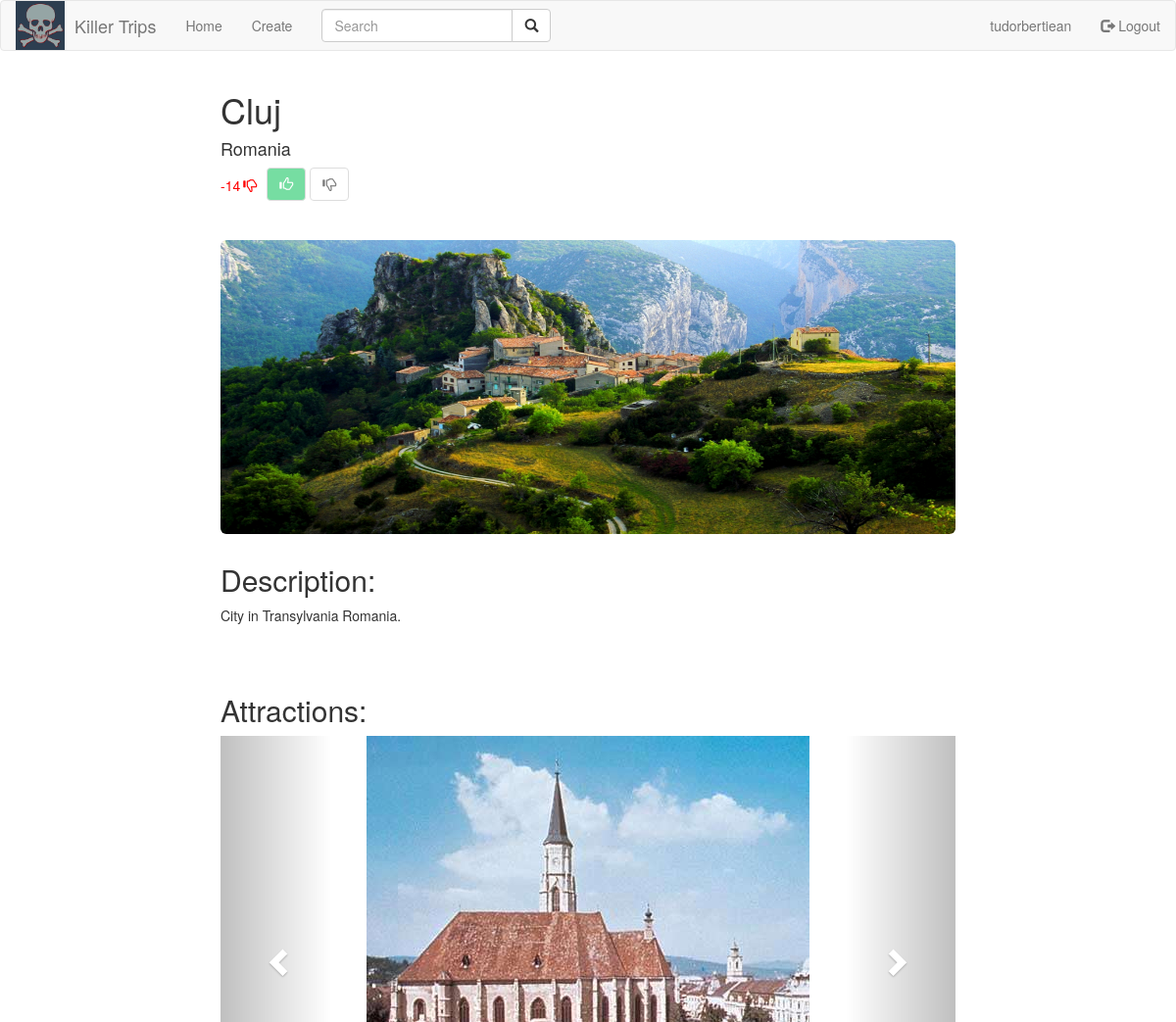
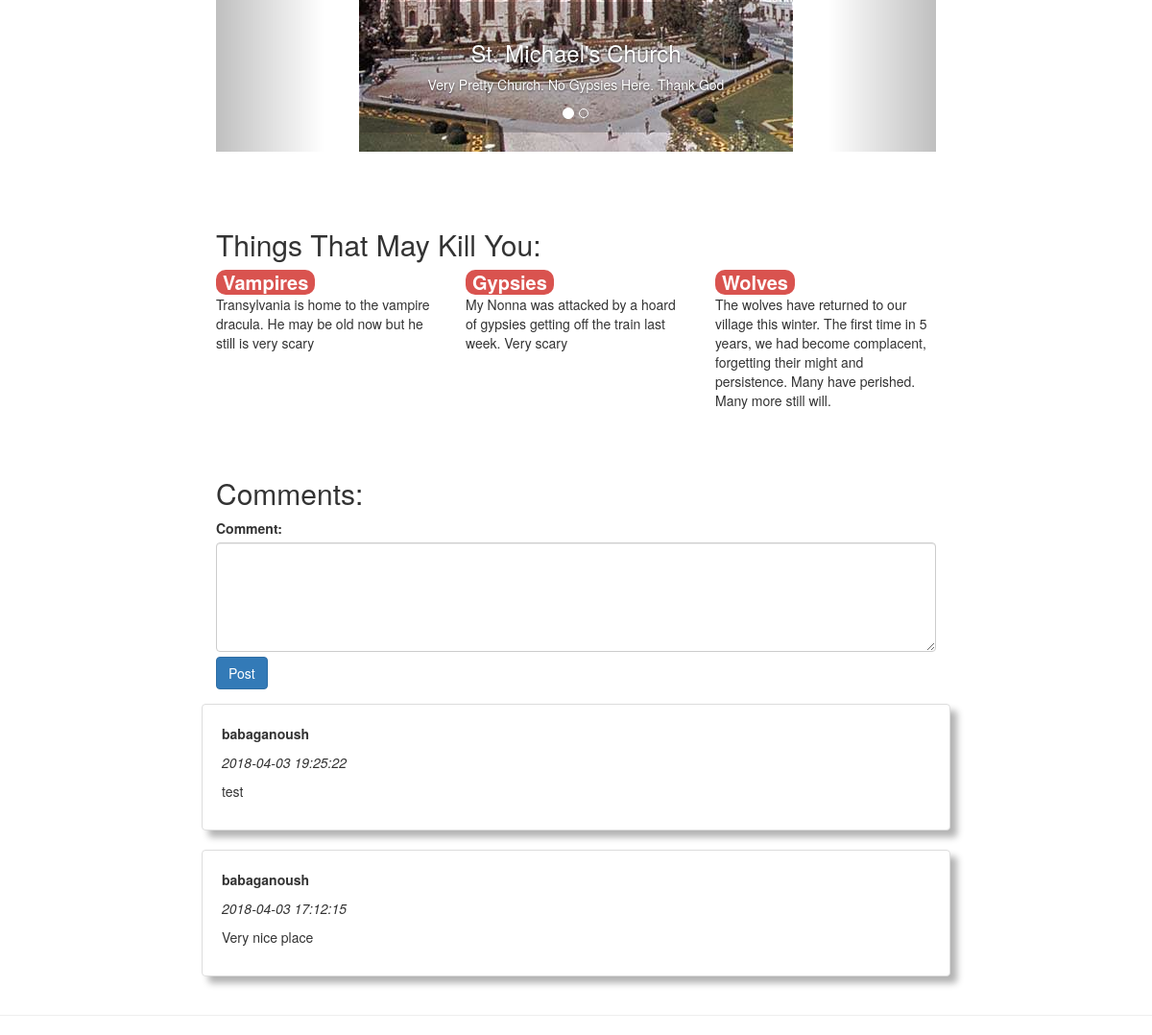
The app's page /src/views/city.php?cityid=46 (signed in) with its own data (2 pictures, top to bottom).
### tables this page shows
CREATE TABLE `cities` (
  `cityid` int(11) NOT NULL,
  `city` varchar(100) NOT NULL,
  `description` varchar(1000) NOT NULL,
  `country` varchar(100) NOT NULL,
  `image` varchar(200) NOT NULL,
  `date` timestamp NOT NULL DEFAULT CURRENT_TIMESTAMP
);

CREATE TABLE `attractions` (
  `attractionid` int(11) NOT NULL,
  `image` varchar(200) NOT NULL,
  `name` varchar(200) NOT NULL,
  `description` varchar(1000) NOT NULL,
  `cityid` int(11) NOT NULL,
  `date` timestamp NOT NULL DEFAULT CURRENT_TIMESTAMP
);

CREATE TABLE `killinfo` (
  `killid` int(11) NOT NULL,
  `cityid` int(11) NOT NULL,
  `date` timestamp NOT NULL DEFAULT CURRENT_TIMESTAMP,
  `killtext` text NOT NULL,
  `killname` varchar(100) NOT NULL
);

CREATE TABLE `comments` (
  `commentid` int(11) NOT NULL,
  `date` timestamp NOT NULL DEFAULT CURRENT_TIMESTAMP,
  `userid` int(11) NOT NULL,
  `comment` varchar(400) NOT NULL,
  `cityid` int(11) NOT NULL
);

CREATE TABLE `users` (
  `userid` int(11) NOT NULL,
  `username` varchar(32) NOT NULL,
  `password` varchar(64) NOT NULL,
  `permission` varchar(32) NOT NULL
);

### src/php/Cities.php (called while the page is built, shortened)
<?php
class Cities {
    public static function getCityById($id){
		try {
            $db = Database::getConnection();
            $queryString = "SELECT * FROM `cities` WHERE `cityid` = $id";
            $result = $db->query($queryString);
            if (($result->num_rows)>0){
                $city = $result->fetch_assoc();
            } else {
                header("Location: /killer-trips/src/views/404.php");
            }
            return $city;
        }
        catch(mysqli_sql_exception $e){
            echo "Connection failed: " . $e->getMessage();
        }
    }
}
?>

### src/php/Votes.php (called while the page is built, shortened)
<?php
class Votes {
	public static function getVotesForCity($cityid){
		try {
            $db = Database::getConnection();
            $queryString = "SELECT count(case when cityid = $cityid and score = 1 then 1 end) as upvote, count(case when cityid = $cityid and score = -1 then 1 end) as downvote FROM vote";
            $result = $db->query($queryString);
            $row = $result->fetch_assoc();
            $upvotes = $row["upvote"];
            $downvote = $row["downvote"];
            $difference = (int)$upvotes - (int)$downvote;
        }
        catch(mysqli_sql_exception $e){
            echo "Connection failed: " . $e->getMessage();
        }
        return $difference;
    }
    public static function hasUserVoted($cityid, $userid){
		try {
            $db = Database::getConnection();
            $hasvoted = 0;
            $queryString = "SELECT * FROM `vote` where cityid = $cityid and userid = $userid";
            $result = $db->query($queryString);
            $row = mysqli_fetch_assoc($result);
            if ($result->num_rows > 0){
                $hasvoted = $row["score"];
            }
        }
        catch(mysqli_sql_exception $e){
            echo "Connection failed: " . $e->getMessage();
        }
        return (int)$hasvoted;
    }
}
?>

### src/php/Attractions.php (called while the page is built, shortened)
<?php
class Attractions {
	public static function getAttractionsForCity($cityid){
		try {
            $db = Database::getConnection();
            $queryString = "SELECT * FROM `attractions` WHERE `cityid` = $cityid";
            $result = $db->query($queryString);
            $rows = array();
            while ($row = $result->fetch_assoc()) {
                array_push($rows, $row);
            }
        }
        catch(mysqli_sql_exception $e){
            echo "Connection failed: " . $e->getMessage();
        }
        return $rows;
    }
}
?>

### src/php/KillInfo.php (called while the page is built, shortened)
<?php
class KillInfo {
	public static function getKillInfoForCity($cityid){
		try {
            $db = Database::getConnection();
            $queryString = "SELECT * FROM `killinfo` WHERE `cityid` = $cityid";
            $result = $db->query($queryString);
            $rows = array();
            while ($row = $result->fetch_assoc()) {
                array_push($rows, $row);
            }
        }
        catch(mysqli_sql_exception $e){
            echo "Connection failed: " . $e->getMessage();
        }
        return $rows;
    }
}
?>

### src/php/Comments.php (called while the page is built, shortened)
<?php
class Comments {
	public static function getCommentsForCity($cityid){
		try {
            $db = Database::getConnection();
            $queryString = "SELECT * FROM `comments` WHERE `cityid` = $cityid ORDER BY `date` DESC";
            $result = $db->query($queryString);
            $rows = array();
            while ($row = $result->fetch_assoc()) {
                array_push($rows, $row);
            }
        }
        catch(mysqli_sql_exception $e){
            echo "Connection failed: " . $e->getMessage();
        }
        return $rows;
    }
}
?>

### src/php/User.php (called while the page is built, shortened)
<?php
class User {
	public static function getUserById($userid){
		try {
            $db = Database::getConnection();
            $queryString = "SELECT * FROM `users` WHERE `userid` = $userid";
            $result = $db->query($queryString);
            $user = $result->fetch_assoc();
        }
        catch(mysqli_sql_exception $e){
            echo "Connection failed: " . $e->getMessage();
        }
        return $user;
    }
}
?>

### src/views/city.php (the view, shortened to what this page needs)
<?php
    include("../php/Cities.php");
    include("../php/Attractions.php");
    include("../php/KillInfo.php");
    include("../php/Comments.php");
    include("../php/Votes.php");
    $city = Cities::getCityById($_GET["cityid"]);
    $hasvoted = Votes::hasUserVoted($_GET["cityid"], $_SESSION['userid']);
    $votescore = Votes::getVotesForCity($_GET["cityid"]);
    $attractions = Attractions::getAttractionsForCity($_GET["cityid"]);
    $killinfo = KillInfo::getKillInfoForCity($_GET["cityid"]);
    $comments = Comments::getCommentsForCity($_GET["cityid"]);
?>
<!DOCTYPE html>
    <head>
        <link rel="stylesheet" href="https://maxcdn.bootstrapcdn.com/bootstrap/3.3.7/css/bootstrap.min.css">
        <link rel="stylesheet" href="../css/cities.css">
    </head>
    <body>
      <nav class="navbar navbar-default">
        <div class="container-fluid">
          <div class="navbar-header">
            <a href="homepage.php" class="navbar-left"><img style="width: 50px; height:50px; margin-right: 10px;" src="../images/logo.jpg"></a>
            <a class="navbar-brand" href="homepage.php">Killer Trips</a>
          </div>
          <ul class="nav navbar-nav">
            <li><a href="homepage.php">Home</a></li>
          </ul>
          <?php
          if (isset($_SESSION['loggedin']) && $_SESSION['loggedin'] == true){
              ?>
            <ul class="nav navbar-nav">
              <li><a href="create.php">Create</a></li>
            </ul>
          <?php
            }
          ?>
          <?php
            if (isset($_SESSION['loggedin']) && $_SESSION['loggedin'] == true){
                ?>
                <ul class="nav navbar-nav navbar-right">
                  <li><a href="#"><?php echo $_SESSION['username'];?></a></li>
                  <li><a href="/killer-trips/src/php/Logout.php"><span class="glyphicon glyphicon-log-out"></span> Logout</a></li>
                </ul>
                <?php
              }
            ?>
          <form class="navbar-form navbar-left" method="get" action="list_cities.php">
            <div class="input-group">
              <input type="text" name="keyword" id="keyword" class="form-control" placeholder="Search">
              <div class="input-group-btn">
                <button class="btn btn-default" type="submit">
                  <i class="glyphicon glyphicon-search"></i>
                </button>
              </div>
            </div>
          </form>
        </div>
      </nav>
      <div class="container">
        <div class="row row-offcanvas row-offcanvas-right">
          <div class="col-md-offset-2 col-md-8">
            <h1><?php echo $city["city"]?></h1>
            <h4><?php echo $city["country"]?></h4>
            <p class="votescore" style="color: <?PHP echo ($votescore >= 0)? 'green': 'red'; ?>"><?php echo $votescore?></p>
            <span class="voteicon" style="color: <?PHP echo ($votescore >= 0)? 'green': 'red'; ?>"><i class="glyphicon <?PHP echo ($votescore >= 0)? 'glyphicon-thumbs-up': 'glyphicon-thumbs-down'; ?>"></i></span>
            <?php
            if (isset($_SESSION['loggedin']) && $_SESSION['loggedin'] == true){
                ?>
              <div class="votebuttons">
                <button class="btn btn-default up-button <?PHP echo ($hasvoted == 1)? "disabled hasvoted":(($hasvoted==-1)?"disabled":""); ?>" type="submit">
                    <i class="glyphicon glyphicon-thumbs-up"></i>
                </button>
                <button class="btn btn-default down-button <?PHP echo ($hasvoted == 1)? "disabled":(($hasvoted==-1)?"disabled hasvoted":""); ?>" type="submit">
                    <i class="glyphicon glyphicon-thumbs-down"></i>
                </button>
              </div>
              <?php
            }
            ?>
            <br>
            <br>
            <div class="jumbotron" style="background-image: url(../images/<?php echo $city["image"]?>);"></div>
            <h2>Description:</h2>
            <p><?php echo $city["description"]?></p>
            <br>
            <br>
            <h2>Attractions:</h2>
            <div id="attractionCarousel" class="carousel slide" data-interval="false">
              <ol class="carousel-indicators">
                <?php
                    $arrlength = count($attractions);
                    for($x = 0; $x < $arrlength; $x++) {
                      ?>
                      <li data-target="#myCarousel" data-slide-to="<?php $x ?>" class="<?PHP echo ($x == 0)? 'active': ''; ?>"></li>
                      <?php
                    }
                ?>
              </ol>
              <div class="carousel-inner">
              <?php
                    $arrlength = count($attractions);
                    for($x = 0; $x < $arrlength; $x++) {
                      $attraction = $attractions[$x];
                      ?>
                      <div class="item <?PHP echo ($x == 0)? 'active': ''; ?>">
                        <img src="../images/attractions/<?php echo $attraction['image'] ?>">
                        <div class="carousel-caption">
                          <h3><?php echo $attraction["name"]?></h3>
                          <p><?php echo $attraction['description'] ?></p>
                        </div>
                      </div>
                    <?php
                    }
                ?>
              </div>
              <a class="left carousel-control" href="#attractionCarousel" data-slide="prev">
                <span class="glyphicon glyphicon-chevron-left"></span>
              </a>
              <a class="right carousel-control" href="#attractionCarousel" data-slide="next">
                <span class="glyphicon glyphicon-chevron-right"></span>
              </a>
            </div>
            <br>
            <br>
            <br>
            <h2>Things That May Kill You:</h2>
            <div class="row">
              <?php
                $arrlength = count($killinfo);
                for($x = 0; $x < $arrlength; $x++) {
                  $info = $killinfo[$x];
                  ?>
                  <div class="col-6 col-lg-4 city">
                    <strong><span class="badge progress-bar-danger"><?php echo $info['killname']?></span></strong>
                    <p class="kill-description"><?php echo $info['killtext']?></p>
                  </div>
                  <?php
                }
              ?>
            </div>
            <br>
            <br>
            <h2>Comments:</h2>
            <?php
            if (isset($_SESSION['loggedin']) && $_SESSION['loggedin'] == true){
              $userid = $_SESSION["userid"];
              $cityid = $city["cityid"];
              ?>
              <form role="form" method="post" action="../php/AddComment.php?cityid=<?php echo $cityid?>&userid=<?php echo $userid?>">
                <div class="form-group">
                  <label for="comment">Comment:</label>
                  <textarea class="form-control" rows="5" name="comment" id="comment"></textarea>
                  <button style="margin-top:5px;" type="submit" class="btn btn-primary">Post</button>
                </div>
              </form>
              <?php
            }
            ?>
            <?php
                $arrlength = count($comments);
                for($x = 0; $x < $arrlength; $x++) {
                    $comment = $comments[$x];
                    include_once("../php/User.php");
                    $user = User::getUserById($comment["userid"]);
                    ?>
                    <div class="row">
                        <div class="panel panel-white panel-shadow">
                            <p><b><?php echo $user["username"]?></b></p>
                            <p><i><?php echo $comment["date"]?></i></p>
                            <p><?php echo strip_tags($comment["comment"],"?")?></p>
                        </div>
                    </div>
                    <?php
                  }
            ?>
            </div>
          </div>
        </div>
        <hr>
    </body>
</html>

### src/css/cities.css (style rules this page uses)
.jumbotron { height: 300px; -webkit-background-size: 100% 100%; -moz-background-size: 100% 100%; -o-background-size: 100% 100%; background-size: 100% 100%; }
.panel-shadow { padding: 20px; }
.panel-shadow { box-shadow: rgba(0, 0, 0, 0.3) 7px 7px 7px; }
.panel-white { border: 1px solid #dddddd; }
@media screen and (min-width: 768px) { .carousel-caption { color: #fff; background-color: rgba(0, 0, 0, 0.2); } }
.carousel-inner > .item > img { margin: 0 auto; }
.badge { font-size: 20px; }
.votescore { float: left; margin-top: 8px; margin-right: 3px; }
.voteicon { margin-top: 8px; margin-right: 10px; float: left; }
.up-button.hasvoted { color: white; background-color: #2ecc71; }

### records on screen
cities: city "Cluj", country "Romania", image (picture), description "City in Transylvania Romania."
attractions: image (picture), name "St. Michael's Church", description "Very Pretty Church. No Gypsies Here. Thank God"
killinfo: killname "Vampires", killtext "Transylvania is home to the vampire dracula. He may be old now but he still is very scary"
killinfo: killname "Gypsies", killtext "My Nonna was attacked by a hoard of gypsies getting off the train last week. Very scary"
killinfo: killname "Wolves", killtext "The wolves have returned to our village this winter. The first time in 5 years, we had become complacent, forgetting their might and persistence. Many have perished. Many more still will."
comments: userid.username "babaganoush", date "2018-04-03 19:25:22", comment "test"
comments: userid.username "babaganoush", date "2018-04-03 17:12:15", comment "Very nice place"

### other values on screen
$_SESSION['username'] "tudorbertiean"
$votescore "-14"
